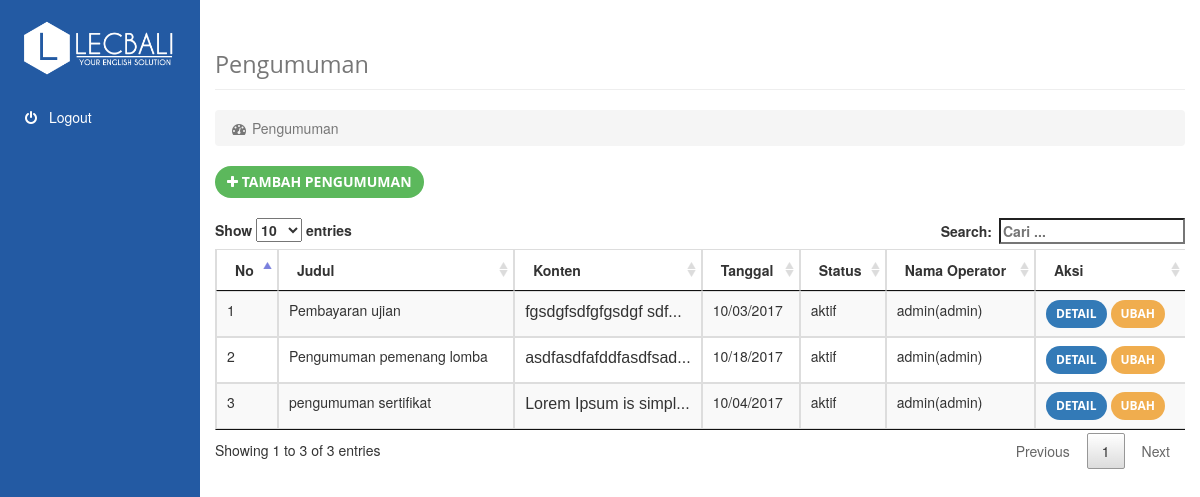
The app's page /index.php/pengumuman with its own data.
### tables this page shows
CREATE TABLE `pengumuman` (
  `id` int(255) NOT NULL,
  `judul` varchar(255) NOT NULL,
  `konten` longtext NOT NULL,
  `tanggal` varchar(15) NOT NULL,
  `status` varchar(20) NOT NULL,
  `id_operator` int(11) NOT NULL
);

CREATE TABLE `users` (
  `id` int(255) NOT NULL,
  `username` varchar(255) NOT NULL,
  `nama` varchar(30) NOT NULL,
  `tgl_lahir` varchar(30) NOT NULL,
  `alamat` varchar(50) NOT NULL,
  `telpon` varchar(20) NOT NULL,
  `email` varchar(30) NOT NULL,
  `password` varchar(225) NOT NULL,
  `status` varchar(20) NOT NULL,
  `foto` text NOT NULL,
  `level` int(11) NOT NULL
);

### application/controllers/pengumuman.php (called while the page is built, shortened)
<?php if ( ! defined('BASEPATH')) exit('No direct script access allowed');
class Pengumuman extends CI_Controller {
	function __construct() {
		$this->load->library('session');
		$this->load->model('m_pengumuman');
		$this->load->model('m_users');
	}
	function index() {
		$data = array('pengumuman' => $this->m_pengumuman->get_pengumuman(), 'title' => 'Pengumuman');
		$data['slug'] = 'pengumuman';
		if($this->session->level == 4) {
			$data['content'] = 'pengumuman/content-column';
		} else {
			$data['content'] = 'pengumuman/lists';
		}
		$this->load->view('dashboard',$data);
	}
}

### index.php (called while the page is built, shortened)
<?php
require_once BASEPATH.'core/CodeIgniter.php';

### application/models/m_pengumuman.php (called while the page is built, shortened)
<?php if ( ! defined('BASEPATH')) exit('No direct script access allowed');
class M_pengumuman extends CI_Model {
	function get_pengumuman($filter = null) {
		$query = $this->db->get_where('pengumuman', $filter);
		return $query->result_object();
	}
}

### application/models/m_users.php (called while the page is built, shortened)
<?php  if ( ! defined('BASEPATH')) exit('No direct script access allowed');
class M_users extends CI_Model {
	function detail_users($id){
		$this->db->where('id', $id);
		$query = $this->db->get('users');
		return $query->row_array();
	}
}
?>

### application/views/pengumuman/lists.php (the view, shortened to what this page needs)
<a href="<?= base_url($slug); ?>/form" class="btn btn-success"><i class="fa fa-plus"></i> Tambah <?= $title;?></a>
<br><br>
<div class="table-responsive">
    <table class="table table-bordered table-hover table-striped">
        <thead>
            <tr>
                <th>No</th>
                <th>Judul</th>
                <th>Konten</th>
                <th>Tanggal</th>
                <th>Status</th>
                <th>Nama Operator</th>
                <th>Aksi</th>
            </tr>
        </thead>
        <tbody>
        <?php
        if(!empty($pengumuman)) :
            $no = 1;
            foreach($pengumuman as $val) {
                $operator = $this->m_users->detail_users($val->id_operator);
            ?>
            <tr>
                <td width="40px"><?= $no++;?></td>
                <td><?= $val->judul; ?></td>
                <td width="140px"><span class="editor-<?= $no;?>"></span></td>
                <td><?= $val->tanggal; ?></td>
                <td><?= $val->status; ?></td>
                <td><?= $operator['nama']. '('. $operator['username']; ?>)</td>
                <td>
                    <a href="<?= base_url($slug);?>/detail/<?= $val->id; ?>" class="btn btn-sm btn-primary">Detail</a>
                    <a href="<?= base_url($slug);?>/form/<?= $val->id; ?>" class="btn  btn-sm btn-warning">Ubah</a>
                </td>
            </tr>
            <?php }
        endif;
        ?>
        </tbody>
    </table>
</div>

### application/views/header.php (shortened to what this page needs)
<!DOCTYPE html>
<html lang="en">
<head>
    <link href="<?= base_url('assets/css/bootstrap.min.css'); ?>" rel="stylesheet" type="text/css"/>
    <link href="<?= base_url('assets/css/custom.css'); ?>" rel="stylesheet" type="text/css"/>
    <link href="<?= base_url('assets/css/font-awesome.min.css'); ?>" rel="stylesheet" type="text/css"/>
    <link href="<?= base_url('assets/css/jquery.timepicker.css'); ?>" rel="stylesheet" type="text/css"/>
    <link href="<?= base_url('assets/css/bootstrap-datepicker.css'); ?>" rel="stylesheet" type="text/css"/>
    <link href="<?= base_url('assets/css/magnific-popup.css'); ?>" rel="stylesheet" type="text/css"/>
    <link href="<?= base_url('assets/css/creative.min.css'); ?>" rel="stylesheet" type="text/css"/>
    <link href="<?= base_url('assets/css/style.css'); ?>" rel="stylesheet" type="text/css"/>
</head>
<body>

### application/views/dashboard.php (shortened to what this page needs)
<?php
$data['nomenu'] = true;
$this->load->view('header', $data); ?>
    <div class="container-fluid">
        <div class="row">
            <?php $this->load->view('side'); ?>
            <div class="col-xs-12 col-sm-9 col-md-10 right-md">
                <h1 class="page-header">
                    <small><?= $title;?></small>
                </h1>
                <ol class="breadcrumb">
                    <li class="active">
                        <i class="fa fa-fw fa-dashboard"></i> <?= $title;?>
                    </li>
                </ol>
                <?php if($content != null) {
                    $this->load->view($content);
                } ?>
            </div>
        </div>
    </div>
<?php $this->load->view('footer'); ?>

### application/views/side.php (shortened to what this page needs)
<div class="col-xs-12 col-sm-3 col-md-2 clear-md fixed-top">
    <div class="collapse navbar-collapse navbar-ex1-collapse">
        <ul class="nav side-nav">
            <div class="logo2">
                <a href="<?= base_url();?>dashboard"><img src="<?= base_url(); ?>assets/images/logo2.png" width="160px"></a>
            </div>
            <li>
                <a class="nav-link" href="<?= base_url('home/logout'); ?>"><span class="icon-menu fa fa-power-off" aria-hidden="true"></span> Logout</a>
            </li>
        </ul>
    </div>
</div>

### application/views/footer.php (shortened to what this page needs)
</body>
</html>

### assets/css/custom.css (style rules this page uses)
body { background-color: #222; }
@media (min-width:768px) { .side-nav { border: none; border-radius: 0; padding-bottom: 20px; } }
@media (min-width:768px) { .clear-md { background: #235AA3; padding-left: 0; padding-right: 0; bottom: 0; } }
@media (min-width:768px) { .right-md { float: right; } }
.ql-container { box-sizing: border-box; font-family: Helvetica, Arial, sans-serif; font-size: 13px; height: 100%; margin: 0px; position: relative; }
table.dataTable { width:100%;margin:0 auto;clear:both;border-collapse:separate;border-spacing:0 }
table.dataTable thead th,table.dataTable tfoot th { font-weight:bold }
table.dataTable thead th,table.dataTable thead td { padding:10px 18px;border-bottom:1px solid #111 }
table.dataTable thead .sorting,table.dataTable thead .sorting_asc,table.dataTable thead .sorting_desc,table.dataTable thead .sorting_asc_disabled,table.dataTable thead .sorting_desc_disabled { cursor:pointer;*cursor:hand;background-repeat:no-repeat;background-position:center right }
table.dataTable thead .sorting { background-image:url("../images/sort_both.png") }
table.dataTable thead .sorting_asc { background-image:url("../images/sort_asc.png") }
table.dataTable tbody tr { background-color:#ffffff }
table.dataTable tbody th,table.dataTable tbody td { padding:8px 10px }
table.dataTable.no-footer { border-bottom:1px solid #111 }
table.dataTable,table.dataTable th,table.dataTable td { box-sizing:content-box }

### assets/css/style.css (style rules this page uses)
html, body { height: 100%; min-height: 100%; }
body { background-color: white; }
.side-nav { background-color: #235AA3; }
.icon-menu { padding-right: 20px; width: 20px; padding-left: 10px; }
.logo2 { text-align: center; margin-bottom: 20px; margin-top: 20px; }
.fixed-top { position: fixed; top: 0; right: 0; left: 0; z-index: 1030; }
.navbar-collapse { padding-left: 0; padding-right: 0; }
.nav-link { color: #fff; }

### records on screen
pengumuman: judul "Pembayaran ujian", tanggal "10/03/2017", status "aktif", users.nama "admin", users.username "admin"
pengumuman: judul "Pengumuman pemenang lomba", tanggal "10/18/2017", status "aktif", users.nama "admin", users.username "admin"
pengumuman: judul "pengumuman sertifikat", tanggal "10/04/2017", status "aktif", users.nama "admin", users.username "admin"

### other values on screen
$title "Pengumuman"
$title "PENGUMUMAN"
